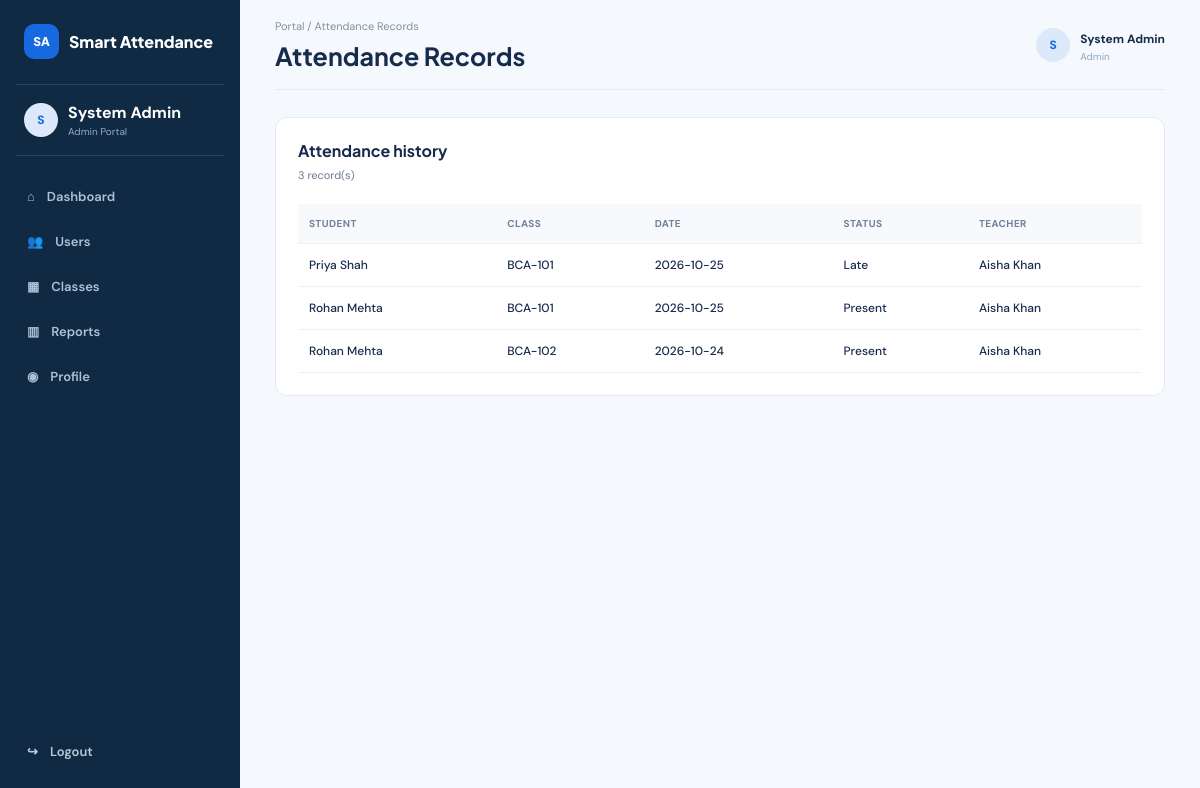
Screenshot of /pages/attendance.php (signed in) with the database file from the repository.
### tables this page shows
CREATE TABLE attendance (
  id INT UNSIGNED AUTO_INCREMENT PRIMARY KEY,
  class_id INT UNSIGNED NOT NULL,
  student_id INT UNSIGNED NOT NULL,
  attendance_date DATE NOT NULL,
  status ENUM('present','absent','late','excused') NOT NULL DEFAULT 'present',
  recorded_by INT UNSIGNED NOT NULL,
  created_at TIMESTAMP DEFAULT CURRENT_TIMESTAMP,
  UNIQUE KEY unique_attendance (class_id, student_id, attendance_date),
  CONSTRAINT fk_attendance_class
    FOREIGN KEY (class_id) REFERENCES classes(id) ON DELETE CASCADE,
  CONSTRAINT fk_attendance_student
    FOREIGN KEY (student_id) REFERENCES users(id) ON DELETE CASCADE,
  CONSTRAINT fk_attendance_recorder
    FOREIGN KEY (recorded_by) REFERENCES users(id) ON DELETE RESTRICT
);

CREATE TABLE users (
  id INT UNSIGNED AUTO_INCREMENT PRIMARY KEY,
  full_name VARCHAR(100) NOT NULL,
  email VARCHAR(150) NOT NULL UNIQUE,
  password VARCHAR(255) NOT NULL,
  role ENUM('admin','teacher','student') NOT NULL,
  is_active TINYINT(1) NOT NULL DEFAULT 1,
  created_at TIMESTAMP DEFAULT CURRENT_TIMESTAMP
);

CREATE TABLE classes (
  id INT UNSIGNED AUTO_INCREMENT PRIMARY KEY,
  class_code VARCHAR(30) NOT NULL UNIQUE,
  class_name VARCHAR(120) NOT NULL,
  teacher_id INT UNSIGNED NOT NULL,
  created_at TIMESTAMP DEFAULT CURRENT_TIMESTAMP,
  CONSTRAINT fk_class_teacher
    FOREIGN KEY (teacher_id) REFERENCES users(id) ON DELETE RESTRICT
);

### src/includes/auth.php (called while the page is built, shortened)
<?php
function user(): ?array
{
    return $_SESSION['user'] ?? null;
}
function require_login(array $roles = []): array
{
    $current = user();
    return $current;
}
function e(?string $value): string
{
    return htmlspecialchars((string) $value, ENT_QUOTES, 'UTF-8');
}
function url(string $path = ''): string
{
    $script = $_SERVER['SCRIPT_NAME'] ?? '';
    if (!str_contains($path, '/') && str_contains($script, '/pages/')) {
        return rtrim(dirname($script), '/') . '/' . $path;
    }
    $marker = strpos($script, '/pages/');
    $base = $marker === false ? rtrim(dirname($script), '/') : substr($script, 0, $marker);
    return $base . '/' . ltrim($path, '/');
}

### src/pages/attendance.php (the view, shortened to what this page needs)
<?php
require_once __DIR__ . '/../includes/layout.php';
$me=require_login(); $pdo=db(); $error='';
if($me['role']==='teacher'){$q=$pdo->prepare('SELECT id,class_code,class_name FROM classes WHERE teacher_id=? ORDER BY class_code');$q->execute([$me['id']]);$classes=$q->fetchAll();$classId=(int)($_GET['class_id']??($classes[0]['id']??0));$date=$_GET['date']??date('Y-m-d');$q=$pdo->prepare('SELECT u.id,u.full_name,COALESCE(a.status,\'present\') status,a.id attendance_id FROM enrollments e JOIN users u ON u.id=e.student_id LEFT JOIN attendance a ON a.class_id=e.class_id AND a.student_id=u.id AND a.attendance_date=? WHERE e.class_id=? ORDER BY u.full_name');$q->execute([$date,$classId]);$records=$q->fetchAll();page_start('Record Attendance',$me);?><section class="panel"><div class="panel-heading"><div><h2>Attendance register</h2><p>Select a class and date, then save each student status.</p></div></div><form method="get" class="filter-row"><select name="class_id"><?php foreach($classes as $c):?><option value="<?=$c['id']?>" <?=$classId===$c['id']?'selected':''?>><?=e($c['class_code'].' — '.$c['class_name'])?></option><?php endforeach;?></select><input name="date" type="date" value="<?=e($date)?>"><button class="btn btn-secondary">Load</button></form><?php if(!$classes):?><p class="muted">You have no assigned classes.</p><?php else:?><form method="post"><input type="hidden" name="csrf" value="<?=e(csrf())?>"><input type="hidden" name="class_id" value="<?=$classId?>"><input type="hidden" name="attendance_date" value="<?=e($date)?>"><div class="table-wrap"><table><thead><tr><th>Student</th><th>Status</th></tr></thead><tbody><?php foreach($records as $r):?><tr><td><?=e($r['full_name'])?></td><td><select name="status[<?=$r['id']?>]"><?php foreach(['present','absent','late','excused'] as $s):?><option value="<?=$s?>" <?=$r['status']===$s?'selected':''?>><?=ucfirst($s)?></option><?php endforeach;?></select></td></tr><?php endforeach;?></tbody></table></div><br><button class="btn btn-primary">Save Attendance</button></form><?php endif;?></section><?php page_end();
} else { $params=[];$sql='SELECT a.*,u.full_name student_name,c.class_code,c.class_name,teacher.full_name teacher_name FROM attendance a JOIN users u ON u.id=a.student_id JOIN classes c ON c.id=a.class_id JOIN users teacher ON teacher.id=c.teacher_id';if($me['role']==='student'){$sql.=' WHERE a.student_id=?';$params[]=$me['id'];}$sql.=' ORDER BY a.attendance_date DESC,u.full_name';$q=$pdo->prepare($sql);$q->execute($params);$records=$q->fetchAll();page_start($me['role']==='student'?'My Attendance':'Attendance Records',$me);?><section class="panel"><div class="panel-heading"><div><h2>Attendance history</h2><p><?=count($records)?> record(s)</p></div></div><div class="table-wrap"><table><thead><tr><?php if($me['role']==='admin'):?><th>Student</th><?php endif;?><th>Class</th><th>Date</th><th>Status</th><th>Teacher</th></tr></thead><tbody><?php foreach($records as $r):?><tr><?php if($me['role']==='admin'):?><td><?=e($r['student_name'])?></td><?php endif;?><td><?=e($r['class_code'])?></td><td><?=e($r['attendance_date'])?></td><td><?=e(ucfirst($r['status']))?></td><td><?=e($r['teacher_name'])?></td></tr><?php endforeach;?></tbody></table></div></section><?php page_end(); }

### src/includes/layout.php (shortened to what this page needs)
<?php
require_once __DIR__ . '/auth.php';
function page_start(string $title, ?array $current = null): void
{
    $current ??= user();
    $role = $current['role'] ?? '';
    $name = $current['full_name'] ?? 'Guest';
    ?>
<!doctype html><html lang="en"><head><link rel="stylesheet" href="<?= e(url('css/style.css')) ?>"></head><body class="dashboard-body"><div class="dashboard-layout"><aside class="sidebar"><a class="brand" href="<?= e(url('index.php')) ?>"><span class="brand-mark">SA</span><span>Smart Attendance</span></a><div class="side-role"><span class="avatar"><?= e(strtoupper(substr($name, 0, 1))) ?></span><div><strong><?= e($name) ?></strong><small><?= e(ucfirst($role)) ?> Portal</small></div></div><nav class="side-nav"><a href="<?= e(url('dashboard.php')) ?>">⌂ <span>Dashboard</span></a><?php if ($role === 'admin'): ?><a href="<?= e(url('pages/users.php')) ?>">👥 <span>Users</span></a><a href="<?= e(url('pages/classes.php')) ?>">▦ <span>Classes</span></a><?php endif; ?><a href="<?= e(url('pages/reports.php')) ?>">▥ <span>Reports</span></a><a href="<?= e(url('pages/profile.php')) ?>">◉ <span>Profile</span></a></nav><a class="logout" href="<?= e(url('pages/logout.php')) ?>">↪ <span>Logout</span></a></aside><main class="main-area"><header class="topbar"><div><p class="breadcrumb">Portal / <?= e($title) ?></p><h1><?= e($title) ?></h1></div><div class="top-user"><span class="avatar"><?= e(strtoupper(substr($name, 0, 1))) ?></span><div class="top-user-text"><strong><?= e($name) ?></strong><small><?= e(ucfirst($role)) ?></small></div></div></header>
<?php }
function page_end(): void { ?>
</main></div><script src="<?= e(url('js/app.js')) ?>"></script></body></html>
<?php }

### src/css/style.css (style rules this page uses)
:root { --navy: #102a43; --blue: #1769e0; --blue2: #0b57c7; --teal: #149c91; --bg: #f5f8fc; --card: #fff; --text: #172b4d; --muted: #6b7c93; --border: #e4eaf1; --green: #12805c; --red: #c23b4a; --amber: #a96b00; --shadow: 0 12px 35px rgba(20,42,70,.08); }
* { box-sizing: border-box; }
html { scroll-behavior: smooth; }
body { margin: 0; background: var(--bg); color: var(--text); font-family: "DM Sans", Arial, sans-serif; }
a { text-decoration: none; color: inherit; }
h1, h2, h3 { font-family: "Plus Jakarta Sans", Arial, sans-serif; margin: 0; }
p { line-height: 1.65; }
.brand { display: flex; align-items: center; gap: 10px; font-family: "Plus Jakarta Sans"; font-weight: 800; }
.brand-mark { width: 35px; height: 35px; border-radius: 10px; background: var(--blue); color: #fff; display: grid; place-items: center; font-size: 12px; }
.dashboard-body { background: #f5f8fc; }
.dashboard-layout { display: grid; grid-template-columns: 240px 1fr; min-height: 100vh; }
.sidebar { background: #102a43; color: #fff; padding: 24px 16px; display: flex; flex-direction: column; position: fixed; left: 0; top: 0; bottom: 0; width: 240px; }
.sidebar .brand { color: #fff; padding: 0 8px 25px; }
.side-role { border-top: 1px solid #29435e; border-bottom: 1px solid #29435e; padding: 17px 8px; display: flex; gap: 10px; align-items: center; }
.side-role small, .top-user small { display: block; color: #91a8bf; font-size: 10px; margin-top: 2px; }
.avatar { width: 34px; height: 34px; border-radius: 50%; background: #dce9fa; color: var(--blue); display: grid; place-items: center; font-weight: 800; font-size: 12px; }
.side-nav { padding-top: 20px; }
.side-nav a, .logout { display: flex; align-items: center; gap: 12px; padding: 12px 11px; color: #afc1d4; border-radius: 8px; font-size: 13px; font-weight: 600; margin-bottom: 4px; }
.logout { margin-top: auto; color: #b9cad9; }
.main-area { grid-column: 2; padding: 0 35px 45px; }
.topbar { height: 90px; display: flex; align-items: center; justify-content: space-between; border-bottom: 1px solid var(--border); margin-bottom: 27px; }
.breadcrumb { font-size: 11px; color: #8291a5; margin: 0 0 5px; }
.topbar h1 { font-size: 25px; }
.top-user { display: flex; align-items: center; gap: 10px; }
.top-user-text strong { font-size: 12px; }
.panel { background: #fff; border: 1px solid var(--border); border-radius: 12px; padding: 22px; margin-bottom: 18px; }
.panel-heading { display: flex; align-items: center; justify-content: space-between; gap: 15px; margin-bottom: 20px; }
.panel-heading h2 { font-size: 16px; }
.panel-heading p { font-size: 11px; color: var(--muted); margin: 5px 0 0; }
.table-wrap { overflow-x: auto; }
table { width: 100%; border-collapse: collapse; font-size: 12px; }
th { text-align: left; background: #f7f9fc; color: #718198; font-size: 10px; text-transform: uppercase; letter-spacing: .4px; }
th, td { padding: 13px 11px; border-bottom: 1px solid #edf1f5; white-space: nowrap; }
td { font-weight: 500; }

### rows the page displays
attendance: student.full_name "Priya Shah", class.class_code "BCA-101", attendance_date "2026-10-25", status "Late", recorded_by.full_name "Aisha Khan"
attendance: student.full_name "Rohan Mehta", class.class_code "BCA-101", attendance_date "2026-10-25", status "Present", recorded_by.full_name "Aisha Khan"
attendance: student.full_name "Rohan Mehta", class.class_code "BCA-102", attendance_date "2026-10-24", status "Present", recorded_by.full_name "Aisha Khan"

### other values shown
substr($name, 0, 1) "S"
$name "System Admin"
$role "Admin"
$title "Attendance Records"
count($records) "3"
